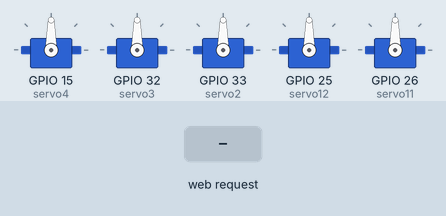
This sketch was run on a simulated ESP32. Shown: 5 × servo. The test bench sets the inputs (shaded band). WiFi joins after 1.5 s; servers stay silent unless stated; what the sketch prints to the serial monitor is not drawn.

Above: at 2.7 s.
2.8 s: HTTP request GET /?move= received
At 3.2 s:
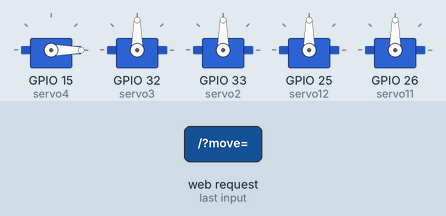
4.8 s: HTTP request GET /?q1= received
6.3 s: HTTP request GET /up received
Timing chart, 0 to 9.3 s (numbered marks = the images above; inputs shaded):
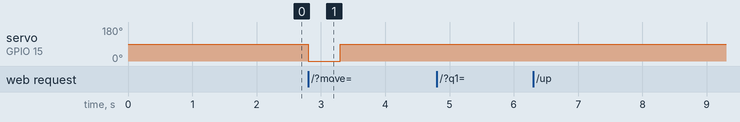

Measured:
- after the input at 2.8 s, servo on GPIO 15 (servo4): 90° → 0° at once, → 90° 0.50 s later
- after the input at 4.8 s, every drawn part: stays the same
- after the input at 6.3 s, every drawn part: stays the same

The sketch:

Servos_control.ino
```cpp
#include <WiFi.h>
#include <Servo.h>

Servo servo11;
Servo servo12;
Servo servo2;
Servo servo3;
Servo servo4;

const char* ssid     = "Xiaomi_46AC";
const char* password = "343424545";

WiFiServer server(80);

String header;

String moveString = String(6);
String valueStringq1 = String(5);
String valueStringq2 = String(5);
String valueStringq3 = String(5);

int pos1 = 0;
int pos2 = 0;

void setup() {
  Serial.begin(115200);

  servo4.attach(15);
  servo3.attach(32);
  servo2.attach(33);
  servo12.attach(25);
  servo11.attach(26);

  Serial.print("Connecting to ");
  Serial.println(ssid);
  WiFi.begin(ssid, password);

  while (WiFi.status() != WL_CONNECTED) {
    delay(500);
    Serial.print(".");
  }

  Serial.println("");
  Serial.println("WiFi connected.");
  Serial.println("IP address: ");
  Serial.println(WiFi.localIP());
  server.begin();

}

void loop() {
  WiFiClient client = server.available();
  if (client) {
    Serial.println("New Client.");
    String currentLine = "";
	while (client.connected()) {
		if (client.available()) {     // если у клиента есть данные,
                                    // которые можно прочесть,
        char c = client.read();     // считываем байт, а затем
        Serial.write(c);            // печатаем его в мониторе порта
        header += c;
        if (c == '\n') {            // если этим байтом является
                                    // символ новой строки
          // если получили два символа новой строки подряд,
          // то это значит, что текущая строчка пуста;
          // это конец HTTP-запроса клиента,
          // а значит – пора отправлять ответ:
          if (currentLine.length() == 0) {
            // HTTP-заголовки всегда начинаются
            // с кода ответа (например, «HTTP/1.1 200 OK»)
            // и информации о типе контента
            // (чтобы клиент понимал, что получает);
            // в конце пишем пустую строчку:
            client.println("HTTP/1.1 200 OK");
            client.println("Content-type:text/html");
            client.println("Connection: close");
                       //  "Соединение: отключено"
            client.println();

            // показываем веб-страницу:
            client.println("<!DOCTYPE html>");
            client.println("<html>");
            client.println("<head><meta name='viewport' content='width=device-width, initial-scale=1'>");
            client.println("  <title>ServoGUI</title>");
            client.println("  <style>");
            client.println("    .slider {");
            client.println("      width: 300px;");
            client.println("    }");
            client.println("	.inputwindow{");
            client.println("	  width: 30px;");
            client.println("	}");
            client.println("  </style>");
            client.println("  <script src='https://ajax.googleapis.com/ajax/libs/jquery/3.3.1/jquery.min.js'></script>");
            client.println("</head>");
            client.println("<body>");
            client.println("  <h1>ServoGUI with ESP32</h1>");
            client.println("  <div>");
            client.println("	<h2>Set joint position</h2>");
            client.println("	<p>q1:<input type='range' min='-180' max='180' id='rq1' onchange='set_iq1()' class='slider'/>");
            client.println("	<input type='text' id='iq1' class='inputwindow' value='0' onchange='set_rq1()'>, deg.");
            client.println("	</p>");
            client.println("	<p>q2:<input type='range' min='-180' max='180' id='rq2' onchange='set_iq2()' class='slider'/>");
            client.println("	<input type='text' id='iq2' class='inputwindow' value='0' onchange='set_rq2()'>, deg.");
            client.println("	</p>");
            client.println("    <p>q3:<input type='range' min='-180' max='180' id='rq3' onchange='set_iq3()' class='slider'/>");
            client.println("	<input type='text' id='iq3' class='inputwindow' value='0' onchange='set_rq3()'>, deg.");
            client.println("	</p>");
            client.println("	<p><input type='button' value='Set joint' onclick='set_joint()'/></p>");
            client.println("  </div>");
            client.println("  <div>");
            client.println("	<h2>Inverse kinematics solution</h2>");
            client.println("	<p>x:<input type='range' min='-454' max='454' id='rx' onchange='set_ix()' class='slider'/>");
            client.println("	<input type='text' id='ix'  class='inputwindow' value='0' onchange='set_rx()'>, mm");
            client.println("	</p>");
            client.println("	<p>z:<input type='range' min='0' max='497' id='rz' value='497' onchange='set_iz()' class='slider'/>");
            client.println("	<input type='text' id='iz'  class='inputwindow' value='497' onchange='set_rz()'>, mm");
            client.println("	</p>");
            client.println("    <p>α:<input type='range' min='-180' max='180' id='ralf' onchange='set_ialf()' class='slider'/>");
            client.println("	<input type='text' id='ialf' class='inputwindow' value='0' onchange='set_ralf()'>, deg.");
            client.println("	</p>");
            client.println("	<p><input type='button' value='IK solution' onclick='ik_solution()'/></p>");
            client.println("  </div>");
            client.println("  <div>");
            client.println("    <p><input type='button' value='Up' onclick='get_up()'/></p>");
            client.println("	<p><input type='button' value='Down' onclick='get_down()'/></p>");
            client.println("  </div>");
            client.println("  <script>");
            client.println("    const L0 = 43.36;");
            client.println("	const L1 = 191.96;");
            client.println("    const L2 = 117.63;");
            client.println("    const L3 = 144.16;");
            client.println("    var q1 = 0;");
            client.println("    var q2 = 0;");
            client.println("    var q3 = 0;");
            client.println("    var x = 0;");
            client.println("    var z = 0;");
            client.println("    var alf = 0;");
            client.println("	var rq1el = document.getElementById('rq1');");
            client.println("	var rq2el = document.getElementById('rq2');");
            client.println("	var rq3el = document.getElementById('rq3');");
            client.println("	var rxel = document.getElementById('rx');");
            client.println("	var rzel = document.getElementById('rz');");
            client.println("	var ralfel = document.getElementById('ralf');");
            client.println("	var iq1el = document.getElementById('iq1');");
            client.println("	var iq2el = document.getElementById('iq2');");
            client.println("	var iq3el = document.getElementById('iq3');");
            client.println("	var ixel = document.getElementById('ix');");
            client.println("	var izel = document.getElementById('iz');");
            client.println("	var ialfel = document.getElementById('ialf');");
            client.println("	$.ajaxSetup({timeout:1000});");
            client.println("	function radians(grad){");
            client.println("      return (grad * Math.PI) / 180;");
            client.println("    }");
            client.println("    function get_up(){");
            client.println("	  $.get('/?move=up&');");
            client.println("	  {Connection: close};");
            client.println("	}");
            client.println("	function get_down(){");
            client.println("	  $.get('/?move=down&');");
            client.println("	  {Connection: close};");
            client.println("	}");
            client.println("");
            client.println("    function get_q(q1, q2, q3){");
            client.println("      var q1str = String(Math.round(q1/0.017453292))");
            client.println("	  var q2str = String(Math.round(q2/0.017453292))");
            client.println("	  var q3str = String(Math.round(q3/0.017453292))");
            client.println("	  $.get('/?q1=' + q1str + '1&q2=' + q2str + '2&q3=' + q3str + '3&');");
            client.println("	  {Connection: close};");
            client.println("    }");
            client.println("	function set_iq1(){");
            client.println("	  q1 = parseFloat(radians(rq1el.value));");
            client.println("	  iq1el.value=rq1el.value;");
            client.println("	}");
            client.println("	function set_iq2(){");
            client.println("	  q2 = parseFloat(radians(rq2el.value));");
            client.println("	  iq2el.value=rq2el.value;");
            client.println("	}");
            client.println("	function set_iq3(){");
            client.println("	  q3 = parseFloat(radians(rq3el.value));");
            client.println("	  iq3el.value=rq3el.value;");
            client.println("	}");
            client.println("	function set_ix(){");
            client.println("	  x=parseFloat(rxel.value);");
            client.println("	  ixel.value=x;");
            client.println("	}");
            client.println("	function set_iz(){");
            client.println("	  z=parseFloat(rzel.value);");
            client.println("	  izel.value=z;");
            client.println("	}");
            client.println("	function set_ialf(){");
            client.println("	  alf=parseFloat(radians(ralfel.value));");
            client.println("	  ialfel.value=ralfel.value;");
            client.println("	}");
            client.println("    function set_rq1(){");
            client.println("	  q1 = parseFloat(radians(iq1el.value));");
            client.println("	  rq1el.value=iq1el.value;");
            client.println("	}");
            client.println("	function set_rq2(){");
            client.println("	  q2 = parseFloat(radians(iq2el.value));");
            client.println("	  rq2el.value=iq2el.value;");
            client.println("	}");
            client.println("	function set_rq3(){");
            client.println("	  q3 = parseFloat(radians(iq3el.value));");
            client.println("	  rq3el.value=iq3el.value;");
            client.println("	}");
            client.println("	function set_rx(){");
            client.println("	  x=parseFloat(ixel.value);");
            client.println("	  rxel.value=x;");
            client.println("	}");
            client.println("	function set_rz(){");
            client.println("	  z=parseFloat(izel.value);");
            client.println("	  rzel.value=z;");
            client.println("	}");
            client.println("	function set_ralf(){");
            client.println("	  alf=parseFloat(radians(ialfel.value));");
            client.println("	  ralfel.value=ialfel.value;");
            client.println("	}");
            client.println("	function set_joint(){");
            client.println("	  var c1 = Math.cos(q1);");
            client.println("      var c12 = Math.cos(q1 + q2);");
            client.println("      var c123 = Math.cos(q1 + q2 + q3);");
            client.println("      var s1 = Math.sin(q1);");
            client.println("      var s12 = Math.sin(q1 + q2);");
            client.println("      var s123 = Math.sin(q1 + q2 + q3);");
            client.println("	  z = Math.round(L0 + L1 * c1 + L2 * c12 + L3 * c123);");
            client.println("      x = Math.round(L1 * s1 + L2 * s12 + L3 * s123);");
            client.println("	  if (((L1 * c1) < 0) || ((L1 * c1 + L2 * c12) < 0) || ((L1 * c1 + L2 * c12 + L3 * c123) < 0)){");
            client.println("	    alert(-1);");
            client.println("   	  }");
            client.println("	  else{");
            client.println("	    alf = q1 + q2 + q3");
            client.println("	    ixel.value=Math.round(x);");
            client.println("	    izel.value=Math.round(z);");
            client.println("	    ialfel.value= parseInt(rq1el.value) + parseInt(rq2el.value) + parseInt(rq3el.value);");
            client.println("	    rxel.value=Math.round(x);");
            client.println("	    rzel.value=Math.round(z);");
            client.println("	    ralfel.value= parseInt(rq1el.value) + parseInt(rq2el.value) + parseInt(rq3el.value);");
            client.println("	    get_q(q1, q2, q3);");
            client.println("	  }");
            client.println("	}");
            client.println("	function ik_solution(){");
            client.println("	  if(Math.sqrt(x*x+z*z) < 37){");
            client.println("	    alert(-1);");
            client.println("		}");
            client.println("	  else{");
            client.println("	    var calf = Math.cos(alf);");
            client.println("        var salf = Math.sin(alf);");
            client.println("	    var x1 = z - L3 * calf - L0;");
            client.println("	    var y1 = x - L3 * salf;");
            client.println("	    var cq2 = (x1 * x1 + y1 * y1 - L1 * L1 - L2 * L2) / (2 * L1 * L2);");
            client.println("	    var q02 = Math.acos(cq2);");
            client.println("	  }");
            client.println("	  if (!q02){");
            client.println("      alert(-1);");
            client.println("	  }");
            client.println("	  else{");
            client.println("	    if (x < 0){");
            client.println("	      var q002 = -Math.abs(q02);");
            client.println("	    }");
            client.println("	    else{");
            client.println("	      var q002 = Math.abs(q02);");
            client.println("	    }");
            client.println("	    var c2 = Math.cos(q002);");
            client.println("        var s2 = Math.sin(q002);");
            client.println("	    var K = L1 + L2 * c2;");
            client.println("	    var D = (y1 * L2 * s2) * (y1 * L2 * s2) - (L2 * L2 * s2 * s2 + K * K) * (y1 * y1 - K * K);");
            client.println("	    var cq1_1 = ((y1 * L2 * s2) + Math.sqrt(D)) / (L2 * L2 * s2 * s2 + K * K);");
            client.println("	    var cq1_2 = ((y1 * L2 * s2) - Math.sqrt(D)) / (L2 * L2 * s2 * s2 + K * K);");
            client.println("	    var q1_11 = Math.acos(cq1_1);");
            client.println("        var q1_12 = -q1_11;");
            client.println("	    var q001 = q1_11;");
            client.println("	    var q003 = alf - q001 - q002;");
            client.println("	    var yn = L1 * Math.sin(q001) + L2 * Math.sin(q001 + q002) + L3 * Math.sin(q001 + q002 + q003);");
            client.println("        var xn = L0 + L1 * Math.cos(q001) + L2 * Math.cos(q001 + q002) + L3 * Math.cos(q001 + q002 + q003);");
            client.println("	    if (z==Math.round(xn) && x==Math.round(yn)){");
            client.println("	      q1 = q001;");
            client.println("	      q2 = q002;");
            client.println("		  q3 = q003;");
            client.println("	    }");
            client.println("	    else{");
            client.println("	      q001 = q1_12;");
            client.println("	      q003 = alf - q001 - q002;");
            client.println("	      yn = L1 * Math.sin(q001) + L2 * Math.sin(q001 + q002) + L3 * Math.sin(q001 + q002 + q003);");
            client.println("          xn = L0 + L1 * Math.cos(q001) + L2 * Math.cos(q001 + q002) + L3 * Math.cos(q001 + q002 + q003);");
            client.println("		  q1 = q001;");
            client.println("		  q2 = q002;");
            client.println("		  q3 = q003;");
            client.println("	    }");
            client.println("	    rq1.value=Math.round(q1 / 0.017453292);");
            client.println("	    rq2.value=Math.round(q2 / 0.017453292);");
            client.println("	    rq3.value=Math.round(q3 / 0.017453292);");
            client.println("	    iq1.value=Math.round(q1 / 0.017453292);");
            client.println("	    iq2.value=Math.round(q2 / 0.017453292);");
            client.println("	    iq3.value=Math.round(q3 / 0.017453292);get_q(q1, q2, q3);");
            client.println("	  }");
            client.println("	}");
            client.println("  </script>");
            client.println("</body>");
            client.println("</html>");


            if(header.indexOf("GET /?move=")>=0) {
              pos1 = header.indexOf('=');
              pos2 = header.indexOf('&');
              moveString = header.substring(pos1+1, pos2);
              Serial.println(moveString);

			  if(moveString=="up"){
			    servo4.write(180);
			    delay(500);
			    servo4.write(90);
			  }
			  else{
			    servo4.write(0);
			    delay(500);
			    servo4.write(90);
			  }
            }
            else if (header.indexOf("GET /?q1=")>=0){

			  pos1 = header.indexOf("q1=");
              pos2 = header.indexOf("1&");
              valueStringq1 = header.substring(pos1+3, pos2);
              Serial.println(valueStringq1);
			  pos1 = header.indexOf("q2=");
              pos2 = header.indexOf("2&");
              valueStringq2 = header.substring(pos1+3, pos2);
              Serial.println(valueStringq2);
			  pos1 = header.indexOf("q3=");
              pos2 = header.indexOf("3&");
              valueStringq3 = header.substring(pos1+3, pos2);
              Serial.println(valueStringq3);
			  servo3.write((valueStringq3.toInt() + 180)/2);
			  servo2.write((valueStringq2.toInt() + 180)/2);
			  servo12.write((valueStringq1.toInt() + 180)/2);
			  servo11.write((valueStringq1.toInt() + 180)/2);
       Serial.println(valueStringq1);


			}
            // конец HTTP-ответа задается
            // с помощью дополнительной пустой строки:
            client.println();
            // выходим из цикла while():
            break;
          } else { // если получили символ новой строки,
                   // очищаем текущую строку «currentLine»:
            currentLine = "";
          }
        } else if (c != '\r') {  // если получили любые данные,
                                 // кроме символа возврата каретки,
          currentLine += c;      // добавляем эти данные
                                 // в конец строки «currentLine»
        }
      }
    }
    // очищаем переменную «header»:
    header = "";
    // отключаем соединение:
    client.stop();
    Serial.println("Client disconnected.");
               //  "Клиент отключился."
    Serial.println("");
  }
}
```
